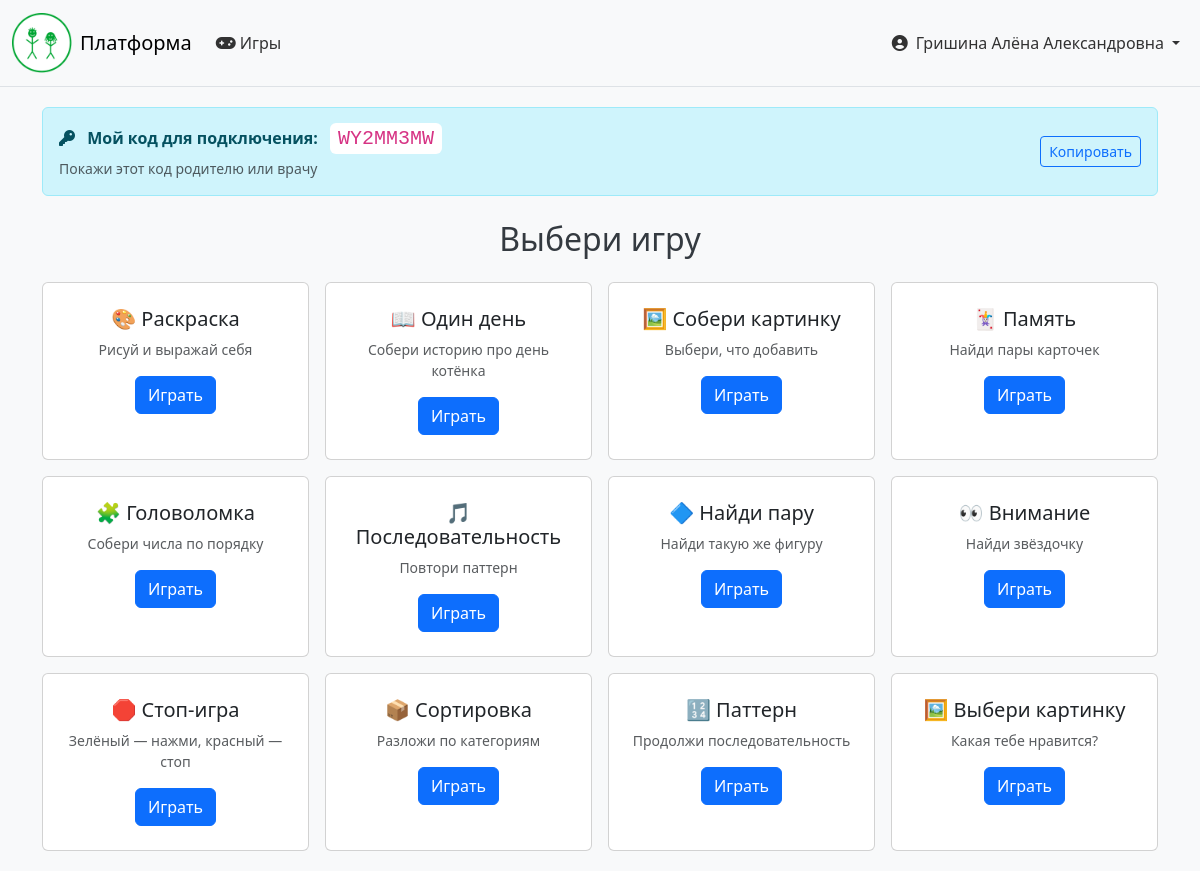
Page /game_dashboard/13/ (signed in) on the committed database.
### accounts/models.py (models this page shows, shortened)
class CUsers(models.Model):
    username = models.CharField('логин', max_length=150, unique=True)
    name = models.CharField('фио', max_length=150)
    date_of_b = models.DateField('дата рождения')
    role = models.CharField(max_length=20, choices=[
        ('admin', 'Администратор'),
        ('doctor', 'Врач'),
        ('parent', 'Родитель'),
        ('child', 'Ребёнок'),
    ], default='child')
    password = models.CharField('пароль', max_length=150)
    is_auth = models.BooleanField(default=False)
    created_at = models.DateTimeField(auto_now_add=True)
    children = models.ManyToManyField(
        'self',
        symmetrical=False,
        related_name='parents',
        blank=True
    )
    patients = models.ManyToManyField(
        'self',
        symmetrical=False,
        related_name='doctors',
        blank=True,
        limit_choices_to={'role': 'child'}
    )
    connection_code = models.CharField(max_length=10, blank=True, null=True, unique=True)
    code_expires = models.DateTimeField(blank=True, null=True)
    class Meta:
        verbose_name = 'Пользователь'
        verbose_name_plural = 'Пользователи'

### accounts/views.py (the view)
# urls.py: path('game_dashboard/<int:user_id>/', views.game_dashboard_view, name='game_dashboard'),
def game_dashboard_view(request, user_id):
    session_user_id = request.session.get('user_id')
    session_user_role = request.session.get('user_role')
    if session_user_role != 'child' or session_user_id is None or int(session_user_id) != int(user_id):
        return HttpResponseForbidden('Доступ запрещён')
    child = get_object_or_404(CUsers, id=user_id, role='child')
    if not child.connection_code:
        child.generate_connection_code()
        child.save()
    game_results = GameResult.objects.filter(user=child).order_by('-date')[:10]
    games_played = GameResult.objects.filter(user=child).count()
    last_game = game_results.first()
    achievements = []
    if games_played >= 10:
        achievements.append('🏆 Сыграно 10 игр')
    if games_played >= 25:
        achievements.append('🏆 Сыграно 25 игр')
    emotion_levels = {}
    if game_results:
        for emotion in ['радость', 'счастье']:
            total = sum(getattr(r, emotion, 0) for r in game_results)
            emotion_levels[emotion] = min(total, 100)
    context = {
        'child': child,
        'game_results': game_results,
        'games_played': games_played,
        'last_game': last_game,
        'achievements': achievements,
        'emotion_levels': emotion_levels,
    }
    return render(request, 'game_dashboard.html', context)

### accounts/templates/game_dashboard.html
{% extends 'base.html' %}
{% load static %}
{% block content %}
<div class="container">
    {% if child.connection_code %}
    <div class="alert alert-info d-flex align-items-center justify-content-between flex-wrap gap-2 mb-4" role="alert">
        <div>
            <i class="fas fa-key me-2"></i>
            <strong>Мой код для подключения:</strong>
            <code class="fs-5 ms-2 px-2 py-1 bg-white rounded">{{ child.connection_code }}</code>
            <small class="d-block mt-1 text-muted">Покажи этот код родителю или врачу</small>
        </div>
        <button type="button" class="btn btn-outline-primary btn-sm" onclick="navigator.clipboard.writeText('{{ child.connection_code }}'); this.textContent='Скопировано!'; setTimeout(() => this.textContent='Копировать', 2000)">
            Копировать
        </button>
    </div>
    {% endif %}
    <h2 class="text-center mb-4">Выбери игру</h2>
    <div class="row g-3">
        <div class="col-md-4 col-lg-3">
            <div class="card h-100 text-center">
                <div class="card-body py-4">
                    <h5 class="card-title">🎨 Раскраска</h5>
                    <p class="card-text small text-muted">Рисуй и выражай себя</p>
                    <a href="{% url 'painting_game' child.id %}" class="btn btn-primary">Играть</a>
                </div>
            </div>
        </div>
        <div class="col-md-4 col-lg-3">
            <div class="card h-100 text-center">
                <div class="card-body py-4">
                    <h5 class="card-title">📖 Один день</h5>
                    <p class="card-text small text-muted">Собери историю про день котёнка</p>
                    <a href="{% url 'game_choice' child.id %}" class="btn btn-primary">Играть</a>
                </div>
            </div>
        </div>
        <div class="col-md-4 col-lg-3">
            <div class="card h-100 text-center">
                <div class="card-body py-4">
                    <h5 class="card-title">🖼️ Собери картинку</h5>
                    <p class="card-text small text-muted">Выбери, что добавить</p>
                    <a href="{% url 'game_dialog' child.id %}" class="btn btn-primary">Играть</a>
                </div>
            </div>
        </div>
        <div class="col-md-4 col-lg-3">
            <div class="card h-100 text-center">
                <div class="card-body py-4">
                    <h5 class="card-title">🃏 Память</h5>
                    <p class="card-text small text-muted">Найди пары карточек</p>
                    <a href="{% url 'game_memory' child.id %}" class="btn btn-primary">Играть</a>
                </div>
            </div>
        </div>
        <div class="col-md-4 col-lg-3">
            <div class="card h-100 text-center">
                <div class="card-body py-4">
                    <h5 class="card-title">🧩 Головоломка</h5>
                    <p class="card-text small text-muted">Собери числа по порядку</p>
                    <a href="{% url 'game_puzzle' child.id %}" class="btn btn-primary">Играть</a>
                </div>
            </div>
        </div>
        <div class="col-md-4 col-lg-3">
            <div class="card h-100 text-center">
                <div class="card-body py-4">
                    <h5 class="card-title">🎵 Последовательность</h5>
                    <p class="card-text small text-muted">Повтори паттерн</p>
                    <a href="{% url 'game_sequence' child.id %}" class="btn btn-primary">Играть</a>
                </div>
            </div>
        </div>
        <div class="col-md-4 col-lg-3">
            <div class="card h-100 text-center">
                <div class="card-body py-4">
                    <h5 class="card-title">🔷 Найди пару</h5>
                    <p class="card-text small text-muted">Найди такую же фигуру</p>
                    <a href="{% url 'game_emotion_face' child.id %}" class="btn btn-primary">Играть</a>
                </div>
            </div>
        </div>
        <div class="col-md-4 col-lg-3">
            <div class="card h-100 text-center">
                <div class="card-body py-4">
                    <h5 class="card-title">👀 Внимание</h5>
                    <p class="card-text small text-muted">Найди звёздочку</p>
                    <a href="{% url 'game_attention' child.id %}" class="btn btn-primary">Играть</a>
                </div>
            </div>
        </div>
        <div class="col-md-4 col-lg-3">
            <div class="card h-100 text-center">
                <div class="card-body py-4">
                    <h5 class="card-title">🛑 Стоп-игра</h5>
                    <p class="card-text small text-muted">Зелёный — нажми, красный — стоп</p>
                    <a href="{% url 'game_gonogo' child.id %}" class="btn btn-primary">Играть</a>
                </div>
            </div>
        </div>
        <div class="col-md-4 col-lg-3">
            <div class="card h-100 text-center">
                <div class="card-body py-4">
                    <h5 class="card-title">📦 Сортировка</h5>
                    <p class="card-text small text-muted">Разложи по категориям</p>
                    <a href="{% url 'game_sort' child.id %}" class="btn btn-primary">Играть</a>
                </div>
            </div>
        </div>
        <div class="col-md-4 col-lg-3">
            <div class="card h-100 text-center">
                <div class="card-body py-4">
                    <h5 class="card-title">🔢 Паттерн</h5>
                    <p class="card-text small text-muted">Продолжи последовательность</p>
                    <a href="{% url 'game_pattern' child.id %}" class="btn btn-primary">Играть</a>
                </div>
            </div>
        </div>
        <div class="col-md-4 col-lg-3">
            <div class="card h-100 text-center">
                <div class="card-body py-4">
                    <h5 class="card-title">🖼️ Выбери картинку</h5>
                    <p class="card-text small text-muted">Какая тебе нравится?</p>
                    <a href="{% url 'game_emotion_match' child.id %}" class="btn btn-primary">Играть</a>
                </div>
            </div>
        </div>
    </div>
</div>
{% endblock %}

### accounts/templates/base.html (shortened to what this page needs)
{% load static %}
<!DOCTYPE html>
<html lang="ru">
<head>
    <link href="https://cdn.jsdelivr.net/npm/bootstrap@5.3.2/dist/css/bootstrap.min.css" rel="stylesheet">
    <link rel="stylesheet" href="https://cdnjs.cloudflare.com/ajax/libs/font-awesome/6.5.1/css/all.min.css">
</head>
<body>
    <nav class="navbar navbar-expand-lg navbar-light bg-light border-bottom sticky-top">
        <div class="container-fluid">
            <a class="navbar-brand d-flex align-items-center" href="{% url 'home' %}">
                <img src="{% static 'img/logo.png' %}" alt="Логотип" class="me-2" onerror="this.style.display='none'">
                <span>Платформа</span>
            </a>
            <div class="collapse navbar-collapse" id="navbarNav">
                <ul class="navbar-nav me-auto">
                    {% if request.session.user_role == 'admin' %}
                    <li class="nav-item"><a class="nav-link" href="{% url 'admin_dashboard' %}"><i class="fas fa-tachometer-alt me-1"></i>Панель</a></li>
                    <li class="nav-item"><a class="nav-link" href="{% url 'admin_verify_licenses' %}"><i class="fas fa-id-card me-1"></i>Лицензии</a></li>
                    <li class="nav-item"><a class="nav-link" href="{% url 'admin_bulk_assign' %}"><i class="fas fa-users me-1"></i>Назначения</a></li>
                    {% elif request.session.user_role == 'doctor' %}
                    <li class="nav-item"><a class="nav-link" href="{% url 'doctor_dashboard' %}"><i class="fas fa-tachometer-alt me-1"></i>Панель</a></li>
                    <li class="nav-item"><a class="nav-link" href="{% url 'profile' %}"><i class="fas fa-user me-1"></i>Профиль</a></li>
                    {% elif request.session.user_role == 'parent' and request.session.user_id %}
                    <li class="nav-item"><a class="nav-link" href="{% url 'parent_dashboard' request.session.user_id %}"><i class="fas fa-home me-1"></i>Мои дети</a></li>
                    <li class="nav-item"><a class="nav-link" href="{% url 'profile' %}"><i class="fas fa-user me-1"></i>Профиль</a></li>
                    {% elif request.session.user_role == 'child' and request.session.user_id %}
                    <li class="nav-item"><a class="nav-link" href="{% url 'game_dashboard' request.session.user_id %}"><i class="fas fa-gamepad me-1"></i>Игры</a></li>
                    {% else %}
                    <li class="nav-item"><a class="nav-link" href="{% url 'home' %}"><i class="fas fa-home me-1"></i>Главная</a></li>
                    <li class="nav-item"><a class="nav-link" href="{% url 'register_choice' %}"><i class="fas fa-user-plus me-1"></i>Регистрация</a></li>
                    {% endif %}
                </ul>
                <ul class="navbar-nav">
                    {% if request.session.user_name %}
                    <li class="nav-item dropdown">
                        <a class="nav-link dropdown-toggle d-flex align-items-center" href="#" id="userDropdown" role="button" data-bs-toggle="dropdown" aria-expanded="false">
                            <i class="fas fa-user-circle me-2"></i>
                            <span class="d-none d-md-inline">{{ request.session.user_name }}</span>
                        </a>
                    </li>
                    {% else %}
                    <li class="nav-item"><a class="nav-link" href="{% url 'login' %}"><i class="fas fa-sign-in-alt me-1"></i>Вход</a></li>
                    {% endif %}
                </ul>
            </div>
        </div>
    </nav>
    <main {% block main_attr %}class="main-default"{% endblock %}>
        <div class="main-content">
            {% block content %}
            {% endblock %}
        </div>
    </main>
</body>
</html>

### accounts/templates/base.html (style rules this page uses)
html, body { height: 100%; margin: 0; display: flex; flex-direction: column; }
body { font-family: 'Muller', system-ui, sans-serif; background-color: #f8f9fa; color: #343a40; }
main { flex: 1; display: flex; flex-direction: column; padding: 0; }
main .main-content { flex: 1; width: 100%; max-width: 1200px; margin: 0 auto; padding: 20px; }
.navbar-brand img { max-height: 60px; }
.nav-link { color: rgba(0,0,0,0.8) !important; }
.dropdown-toggle::after { margin-left: 0.5em; }

### rows in the picture
CUsers: session.user_name "Гришина Алёна Александровна", connection_code "WY2MM3MW"
